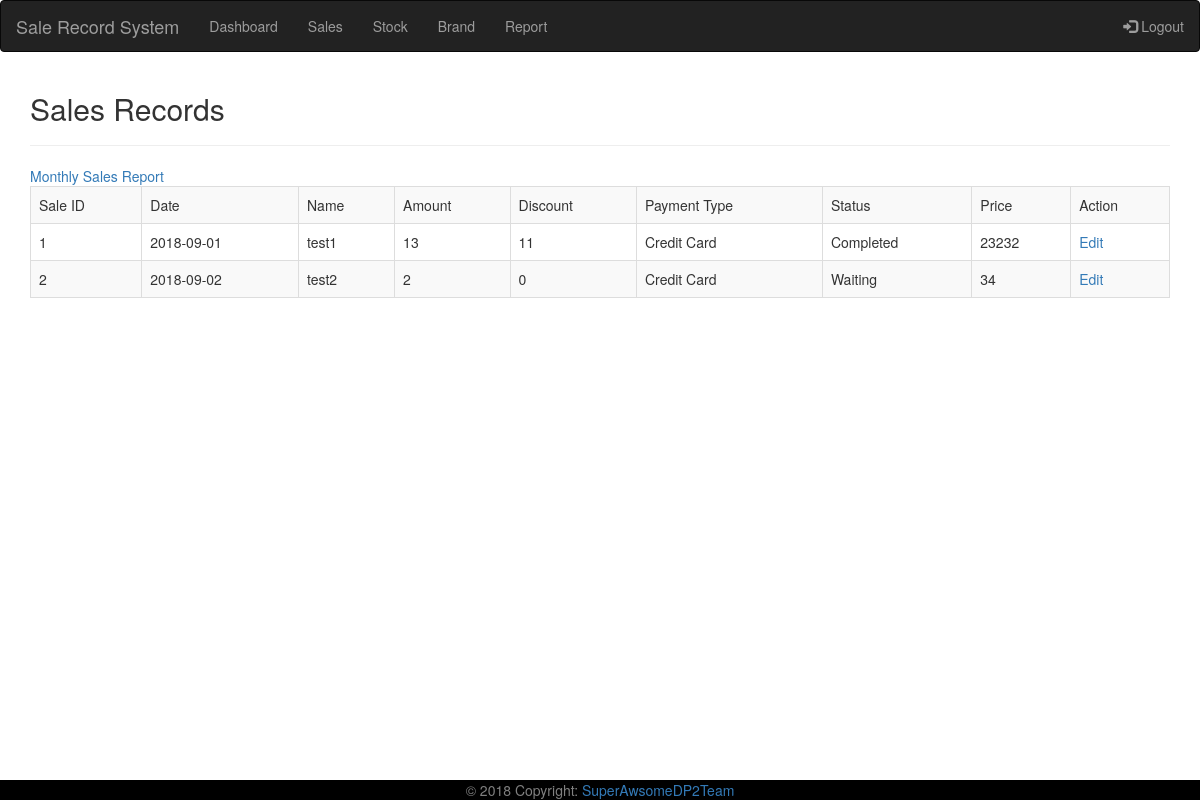
The page /sales.php on the database its author committed.
### tables this page shows
CREATE TABLE `sale` (
  `sale_id` int(11) NOT NULL,
  `sale_date` date NOT NULL,
  `sale_name` varchar(255) NOT NULL,
  `total_amount` varchar(255) NOT NULL,
  `discount` varchar(255) NOT NULL,
  `payment_type` varchar(255) NOT NULL,
  `payment_status` varchar(255) NOT NULL,
  `product_price` varchar(255) NOT NULL
);

### sales.php (the view, shortened to what this page needs)
<?php
require_once("action/dp_connect.php");
require_once("includes/header.php");
$sql = "SELECT * FROM `sale`";
$result = $connect->query($sql);
echo "<h2>Sales Records</h2><hr \>";
echo '<a href="monthly_sales.php">Monthly Sales Report</a>';
echo"<table border='1em' class='table table-bordered table-striped table-hover'>";
echo"
<tr>
  <td>Sale ID</td>
  <td>Date</td>
  <td>Name</td>
  <td>Amount</td>
  <td>Discount</td>
  <td>Payment Type</td>
  <td>Status</td>
  <td>Price</td>
  <td>Action</td>
</tr>";
while($row = $result->fetch_assoc())
{
    echo"
    <tr>
        <td>".$row["sale_id"]."</td>
        <td>".$row["sale_date"]."</td>
        <td>".$row["sale_name"]."</td>
        <td>".$row["total_amount"]."</td>
        <td>".$row["discount"]."</td>
        <td>".$row["payment_type"]."</td>
        <td>".$row["payment_status"]."</td>
        <td>".$row["product_price"]."</td>
        <td><a href='edit.php?id=".$row["sale_id"]."' target = '_blank'/a>Edit</td>
    </tr>";
}
echo"</table>";
?>
<?php
require_once("includes/footer.php"); ?>

### rows shown on the page
sale: sale_id "1", sale_date "2018-09-01", sale_name "test1", total_amount "13", discount "11", payment_type "Credit Card", payment_status "Completed", product_price "23232"
sale: sale_id "2", sale_date "2018-09-02", sale_name "test2", total_amount "2", discount "0", payment_type "Credit Card", payment_status "Waiting", product_price "34"
